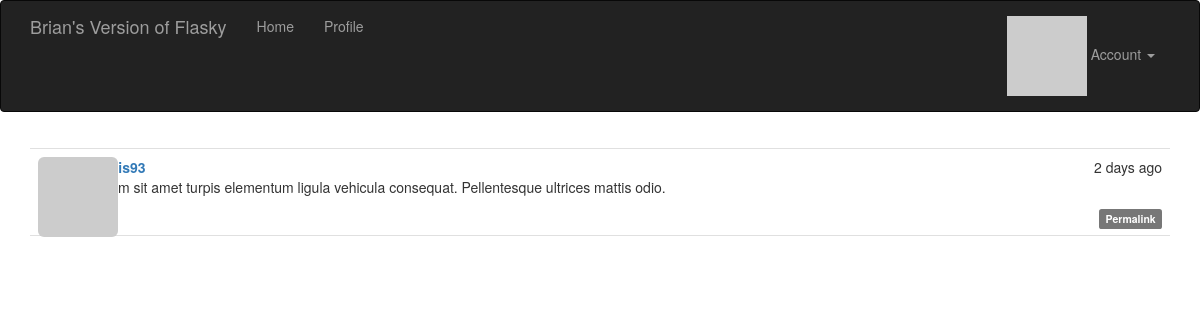
Page /post/98 (signed in) on the committed database.
### app/models.py (models this page shows, shortened)
class Post(db.Model):
	__tablename__ = 'posts'
	id = db.Column(db.Integer, primary_key=True)
	body = db.Column(db.Text)
	body_html = db.Column(db.Text)
	timestamp = db.Column(db.DateTime, index=True, default=datetime.utcnow)
	author_id = db.Column(db.Integer, db.ForeignKey('users.id'))

### app/main/views.py (the view)
@main.route('/post/<int:id>')
def post(id):
	post = Post.query.get_or_404(id)
	return render_template('post.html', posts=[post])

### app/auth/views.py (called while the page is built)
@auth.before_app_request
def before_request():
	if current_user.is_authenticated:
		current_user.ping()
		if not current_user.confirmed \
				and request.endpoint \
				and request.endpoint[:5] != 'auth.' \
				and request.endpoint != 'static':
			return redirect(url_for('auth.unconfirmed'))

### app/main/__init__.py (called while the page is built)
@main.app_context_processor
def inject_permissions():
	return dict(Permission=Permission)

### app/models.py (called while the page is built)
@login_manager.user_loader
def load_user(user_id):
	return User.query.get(int(user_id))

	def can(self, permissions):
		return self.role is not None and \
			(self.role.permissions & permissions) == permissions

	def is_administrator(self):
		return self.can(Permission.ADMINISTER)

	def ping(self):
		self.last_seen = datetime.utcnow()
		db.session.add(self)

	def gravatar(self, size=100, default='identicon', rating='g'):
		if request.is_secure:
			url = 'https://secure.gravatar.com/avatar'
		else:
			url = 'http://secure.gravatar.com/avatar'
		hash = self.avatar_hash or hashlib.md5(self.email.encode('utf-8')).hexdigest()
		return '{url}/{hash}?s={size}&d={default}&r={rating}'.format(
			url=url, hash=hash, size=size, default=default, rating=rating)

### app/templates/post.html (shortened to what this page needs)
{% extends "base.html" %}
{% import "_macros.html" as macros %}
{% block page_content %}
{% include '_posts.html' %}
{% endblock %}

### app/templates/_posts.html (shortened to what this page needs)
<ul class="posts">
	{% for post in posts %}
	<li class="post">
		<div class="post-thumbnail">
			<a href="{{ url_for('.user', username=post.author.username) }}">
				<img class="img-rounded profile-thumbnail" src="{{ post.author.gravatar(size=40) }}">
			</a>
		</div>
		<div class="post-content">
			<div class="post-date">{{ moment(post.timestamp).fromNow() }}</div>
			<div class="post-author"><a href="{{ url_for('.user', username=post.author.username) }}">{{ post.author.username }}</a></div>
			<div class="post-body">
				{% if post.body_html %}
					{{ post.body_html | safe }}
				{% else %}
					{{ post.body }}
				{% endif %}
			</div>
			<div class="post-footer">
				<a href="{{ url_for('.post', id=post.id) }}">
					<span class="label label-default">Permalink</span>
				</a>
			</div>
		</div>
	</li>
	{% endfor %}
</ul>

### app/static/styles.css (style rules this page uses)
.profile-thumbnail { position: absolute; }
ul.posts { list-style-type: none; padding: 0px; margin: 16px 0px 0px 0px; border-top: 1px solid #e0e0e0; }
ul.posts li.post { padding: 8px; border-bottom: 1px solid #e0e0e0; }
div.post-date { float: right; }
div.post-author { font-weight: bold; }
div.post-thumbnail { position: absolute; }
div.post-content { margin-left: 48px; min-height: 48px; }
div.post-footer { text-align: right; }

### rows in the picture
Post: timestamp "2 days ago", body_html "Nullam sit amet turpis elementum ligula vehicula consequat. Pellentesque ultrices mattis odio."
